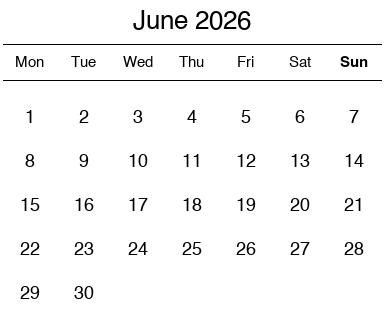
#> input picture server/calendar.png, 384 x 334 px; its folder holds only this picture in this run
$ python prototype_split_preview.py calendar.png 5 5 calendar.png
#> lines starting #> are read from the running program, lines starting #| are printed output that depends on the picture
### lib/thermal_printer/image_processor.py
import logging

from PIL import Image, ImageFilter, ImageEnhance

from lib.thermal_printer.protocol import GRAY_LEVELS

logger = logging.getLogger(__name__)


def dither_gray_pixels(gray_pixels, width, height):
    buf = list(gray_pixels)
    step_in = 256 // GRAY_LEVELS
    step_out = 256 // (GRAY_LEVELS - 1)

    for y in range(height):
        has_below = y < height - 1
        for x in range(width):
            has_left = x > 0
            has_right = x < width - 1
            idx = y * width + x
            old_val = buf[idx]
            new_val = (old_val // step_in) * step_out
            buf[idx] = new_val
            error = old_val - new_val
            if has_right:
                buf[idx + 1] += (error * 7) // 16
            if has_left and has_below:
                buf[(y + 1) * width + (x - 1)] += (error * 3) // 16
            if has_below:
                buf[(y + 1) * width + x] += (error * 5) // 16
            if has_right and has_below:
                buf[(y + 1) * width + (x + 1)] += error // 16

    return buf


def gray_to_nibbles(gray_pixels, width, height):
    step_in = 256 // GRAY_LEVELS
    half_width = width // 2

    padding_rows = 16
    total_bytes = (height + padding_rows) * half_width
    if total_bytes % 4 != 0:
        total_bytes += total_bytes % 4
    result = bytearray(total_bytes)

    out_idx = padding_rows * half_width
    nibble_buf = []
    for val in gray_pixels:
        level_idx = val // step_in
        if level_idx >= GRAY_LEVELS:
            level_idx = GRAY_LEVELS - 1
        nibble = GRAY_LEVELS - 1 - level_idx
        nibble = max(0, min(15, nibble))
        nibble_buf.append(nibble)
        if len(nibble_buf) == 2:
            if out_idx < len(result):
                result[out_idx] = (nibble_buf[1] << 4) | nibble_buf[0]
                out_idx += 1
            nibble_buf = []

    return bytes(result)


def process_image(
    image_path,
    printer_width,
    contrast,
    gamma,
    rotate=0,
    threshold_scale=0.46,
    sharpness=1.1,
    low_threshold=0.2,
    high_threshold=0.2,
    low_value=110,
    high_value=150,
    gray_scale=1.0,
):
    img = Image.open(image_path)

    if img.mode == "RGBA":
        background = Image.new("RGB", img.size, (255, 255, 255))
        background.paste(img, mask=img.split()[3])
        img = background
    elif img.mode != "RGB":
        img = img.convert("RGB")

    if rotate != 0:
        img = img.rotate(rotate, expand=True)

    orig_width, orig_height = img.size
    new_height = int(orig_height * (printer_width / orig_width))
    img = img.resize((printer_width, new_height), Image.LANCZOS)

    if sharpness > 0:
        img = img.filter(
            ImageFilter.UnsharpMask(radius=2, percent=int(sharpness * 100), threshold=0)
        )

    gray = img.convert("L")
    pixels = list(gray.getdata())

    width, height = gray.size
    total = len(pixels)

    histogram = [0] * 256
    for p in pixels:
        histogram[p] += 1

    low_cumulative_target = int(total * low_threshold)
    high_cumulative_target = int(total * high_threshold)

    cumulative = 0
    low_percentile = 0
    for i in range(256):
        cumulative += histogram[i]
        if cumulative > low_cumulative_target:
            low_percentile = i
            break

    cumulative = 0
    high_percentile = 255
    for i in range(255, -1, -1):
        cumulative += histogram[i]
        if cumulative > high_cumulative_target:
            high_percentile = i
            break

    if low_percentile > low_value:
        low_percentile = low_value
    if high_percentile < high_value:
        high_percentile = high_value

    scale = threshold_scale
    low_mapped = low_percentile * scale
    high_mapped = high_percentile + (255 - high_percentile) * (1.0 - scale)
    mid_range = high_mapped - low_mapped
    mid_denom = (
        high_percentile - low_percentile if high_percentile != low_percentile else 1
    )

    for i in range(total):
        p = pixels[i]
        if p <= low_percentile:
            out = p * scale
        elif p >= high_percentile:
            out = p + (255 - p) * (1.0 - scale)
        else:
            ratio = (p - low_percentile) / mid_denom
            out = ratio * mid_range + low_mapped
        out = int(out * gray_scale)
        pixels[i] = max(0, min(255, out))

    if contrast != 1.0:
        pixels = [max(0, min(255, int((p - 128) * contrast + 128))) for p in pixels]
    if gamma != 1.0:
        inv_gamma = 1.0 / gamma
        pixels = [min(255, int(255.0 * ((p / 255.0) ** inv_gamma))) for p in pixels]

    pixels = [255 if p > 250 else (0 if p < 5 else p) for p in pixels]

    dithered = dither_gray_pixels(pixels, width, height)
    nibble_data = gray_to_nibbles(dithered, width, height)

    logger.info(
        "Image processed: %dx%d, low=%d high=%d, nibble data: %d bytes",
        width, height, low_percentile, high_percentile, len(nibble_data),
    )
    return nibble_data, width, height, dithered

### lib/thermal_printer/simulator.py
import logging
from io import BytesIO

from PIL import Image

from lib.thermal_printer.protocol import GRAY_LEVELS

logger = logging.getLogger(__name__)


def simulate_print(dithered_pixels, width, height, output):
    step_in = 256 // GRAY_LEVELS
    thermal_gamma = 1.6
    preview = Image.new("L", (width, height))
    out_pixels = []
    for val in dithered_pixels:
        level_idx = val // step_in
        if level_idx >= GRAY_LEVELS:
            level_idx = GRAY_LEVELS - 1
        nibble = GRAY_LEVELS - 1 - level_idx
        nibble = max(0, min(15, nibble))
        gray_out = 255 - (nibble * 255 // 15)
        gray_out = int(255 * ((gray_out / 255.0) ** thermal_gamma))
        out_pixels.append(gray_out)
    preview.putdata(out_pixels)
    preview.save(output, format="PNG")
    if isinstance(output, BytesIO):
        output.seek(0)
    else:
        logger.info("Preview saved: %s", output)

### server/prototype_split_preview.py
"""Preview an image processed for thermal printing, overlaid with split grid lines.

Usage:
    python prototype_split_preview.py <image_path> <cols> <rows> [output_prefix]

Example:
    python prototype_split_preview.py photo.jpg 2 3

    Processes the image through the full thermal-printer pipeline and produces:
    - ``split_preview.png`` — dithered image with red dashed split-grid overlay
    - ``split_preview_to_be_printed.png`` — cells stacked vertically in reading
      order (left→right, top→bottom) as a long receipt strip, with white dashed
      separators between each chunk
    - Individual cell images (``split_preview_r0_c0.png``, etc.)
"""

import os
import sys
from io import BytesIO

from PIL import Image, ImageDraw

from lib.thermal_printer.image_processor import process_image
from lib.thermal_printer.simulator import simulate_print

PRINTER_WIDTH = 384
DASH_GAP = 8
DASH_LENGTH = 8


def _draw_split_lines(img: Image.Image, cols: int, rows: int) -> Image.Image:
    """Draw dashed red split-grid lines on a copy of the image."""
    annotated = img.convert("RGB")
    draw = ImageDraw.Draw(annotated)
    w, h = annotated.size

    cell_w = w // cols
    cell_h = h // rows

    for i in range(1, cols):
        x = i * cell_w
        for y in range(0, h, 12):
            draw.line([(x, y), (x, y + 6)], fill=(255, 0, 0), width=1)

    for j in range(1, rows):
        y = j * cell_h
        for x in range(0, w, 12):
            draw.line([(x, y), (x + 6, y)], fill=(255, 0, 0), width=1)

    return annotated


def _save_cells(img: Image.Image, cols: int, rows: int, prefix: str) -> None:
    """Extract each grid cell and save as a separate PNG."""
    w, h = img.size
    cell_w = w // cols
    cell_h = h // rows

    for r in range(rows):
        for c in range(cols):
            left = c * cell_w
            top = r * cell_h
            right = left + cell_w
            bottom = top + cell_h
            cell = img.crop((left, top, right, bottom))
            cell.save(f"{prefix}_r{r}_c{c}.png", format="PNG")


def _build_print_strip(img: Image.Image, cols: int, rows: int, output: str) -> None:
    """Stack cells vertically in reading order with white dashed separators."""
    w, h = img.size
    cell_w = w // cols
    cell_h = h // rows

    total = cols * rows
    canvas_h = total * cell_h

    canvas = Image.new("L", (PRINTER_WIDTH, canvas_h), 255)
    draw = ImageDraw.Draw(canvas)

    for idx in range(total):
        r = idx // cols
        c = idx % cols

        left = c * cell_w
        top = r * cell_h
        cell = img.crop((left, top, left + cell_w, top + cell_h))

        y_offset = idx * cell_h
        canvas.paste(cell, (0, y_offset))

    for idx in range(total - 1):
        sep_y = (idx + 1) * cell_h
        for x in range(0, PRINTER_WIDTH, DASH_GAP * 2):
            draw.line(
                [(x, sep_y), (x + DASH_LENGTH, sep_y)],
                fill=255,
                width=1,
            )

    canvas.save(output, format="PNG")
    print(f"\nTo-be-printed strip saved to: {output} ({PRINTER_WIDTH}×{canvas_h})")


def main() -> None:
    if len(sys.argv) < 4:
        print(
            "Usage: python prototype_split_preview.py <image_path> <cols> <rows> [output_prefix]",
            file=sys.stderr,
        )
        sys.exit(1)

    image_path = sys.argv[1]
    cols = int(sys.argv[2])
    rows = int(sys.argv[3])
    prefix = sys.argv[4] if len(sys.argv) > 4 else "split_preview"

    if not os.path.exists(image_path):
        print(f"File not found: {image_path}", file=sys.stderr)
        sys.exit(1)
    if cols < 1 or rows < 1:
        print("cols and rows must be >= 1", file=sys.stderr)
        sys.exit(1)

    full_width = cols * PRINTER_WIDTH

    print(f"Processing {os.path.basename(image_path)} → {cols}×{rows} grid ({full_width}px wide)...")

    # ---- full pipeline (split) ----
    nb_split, w_split, h_split, dithered = process_image(
        image_path,
        printer_width=full_width,
        contrast=1.0,
        gamma=1.0,
    )
#> in process_image, img is the input picture: PIL image 384x334 L; min 0, max 255, mean 247
#> in process_image, `img = img.resize((printer_width, new_height), Image.LANCZOS)`:
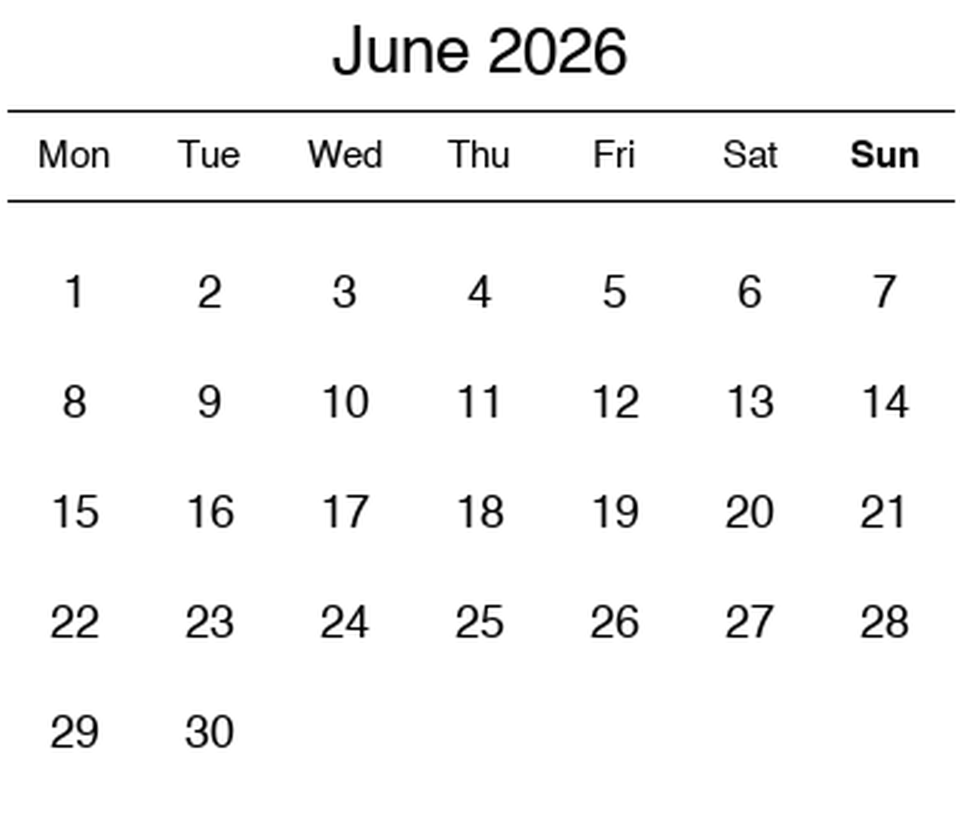
#> img: PIL image 1920x1670 RGB (shown at 1/2 size); min 0, max 255, mean 246.5
#> in process_image, `pixels = list(gray.getdata())`: pixels = 3206400 items
#> in process_image, `total = len(pixels)`: total = 3206400
#> after the loop in process_image, `for p in pixels:`: histogram = 256 values, max 2956303 at index 255, min 237 at index 98, mean 12525
#> in process_image, `low_cumulative_target = int(total * low_threshold)`: low_cumulative_target = 641280
#> the loop in process_image, `for i in range(256):` made 256 passes
#> cumulative on passes 1 to 3: 48647, 49077, 49493
#> after the loop in process_image, `for i in range(256):`: cumulative = 3206400
#> the loop in process_image, `for i in range(255, -1, -1):` made 1 pass
#> cumulative on pass 1: 2956303
#> after the loop in process_image, `for i in range(255, -1, -1):`: cumulative = 2956303
#> in dither_gray_pixels, `buf = list(gray_pixels)`: buf = 3206400 items

    # ---- full pipeline (unsplit / single-strip) ----
    _, w_single, h_single, _ = process_image(
        image_path,
        printer_width=PRINTER_WIDTH,
        contrast=1.0,
        gamma=1.0,
    )

    # ---- preview image ----
    buf = BytesIO()
    simulate_print(dithered, w_split, h_split, buf)
#> in simulate_print, `preview = Image.new("L", (width, height))`: preview: PIL image 1920x1670 L; every value is 0
    preview = Image.open(buf)

    # ---- overlay split lines ----
    annotated = _draw_split_lines(preview, cols, rows)
    preview_path = f"{prefix}.png"
    annotated.save(preview_path, format="PNG")
    print(f"\nAnnotated preview saved to: {preview_path} ({w_split}×{h_split})")
#| Annotated preview saved to: calendar.png.png (1920×1670)

    # ---- scale comparison ----
    print(f"\n{'Scale comparison':─^45}")
    print(f"  Unsplitted (1×1)  →  {w_single:>5d} × {h_single:<5d} px  (1 strip)")
#|   Unsplitted (1×1)  →    384 × 334   px  (1 strip)
    print(f"  Splitted  ({cols}×{rows})  →  {w_split:>5d} × {h_split:<5d} px  ({cols * rows} strips)")
#|   Splitted  (5×5)  →   1920 × 1670  px  (25 strips)
    print(f"  Width  scale factor:  ×{w_split / w_single:.1f}")
#|   Width  scale factor:  ×5.0
    print(f"  Height scale factor:  ×{h_split / h_single:.1f}")
#|   Height scale factor:  ×5.0
    print(f"  Image area ratio:     ×{cols * rows}")

    # ---- individual cells ----
    print(f"\n{'Cell slices'} {'─'*32}")
    print(f"  Each cell: {w_split // cols} × {h_split // rows} px")
#|   Each cell: 384 × 334 px
    _save_cells(preview, cols, rows, prefix)
#> the loop in _save_cells, `for r in range(rows):` made 5 passes
#> pass 1, in _save_cells, `cell.save(f"{prefix}_r{r}_c{c}.png", format="PNG")`:
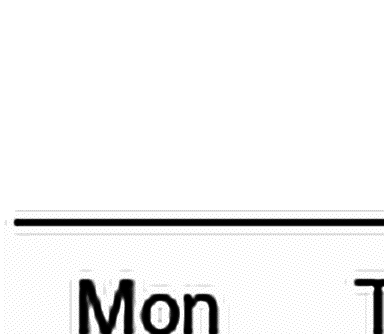
#> saved as calendar.png_r0_c0.png: PIL image 384x334 L; min 0, max 255, mean 240.4
#> pass 1, in _save_cells, `cell.save(f"{prefix}_r{r}_c{c}.png", format="PNG")`:
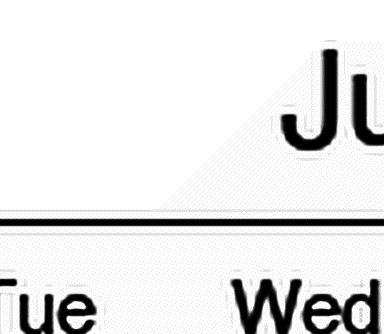
#> saved as calendar.png_r0_c1.png: PIL image 384x334 L; min 0, max 255, mean 230.1
#> pass 1, in _save_cells, `cell.save(f"{prefix}_r{r}_c{c}.png", format="PNG")`:
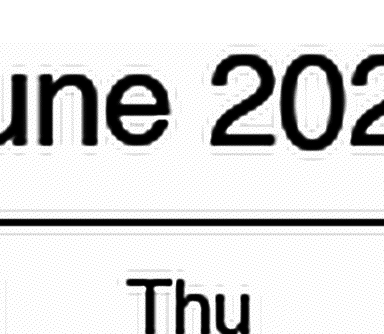
#> saved as calendar.png_r0_c2.png: PIL image 384x334 L; min 0, max 255, mean 215.6
#> pass 1, in _save_cells, `cell.save(f"{prefix}_r{r}_c{c}.png", format="PNG")`:
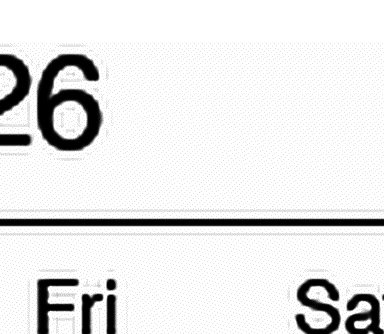
#> saved as calendar.png_r0_c3.png: PIL image 384x334 L; min 0, max 255, mean 229.9
#> after the loop in _save_cells, `for r in range(rows):`:
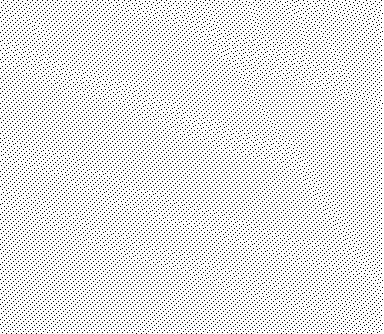
#> cell: PIL image 384x334 L; values 228 (black) and 255 (white), 90.1% white; black in thin lines or dots

    # ---- to-be-printed long strip ----
    _build_print_strip(preview, cols, rows, f"{prefix}_to_be_printed.png")
#> in _build_print_strip, `canvas = Image.new("L", (PRINTER_WIDTH, canvas_h), 255)`: canvas: PIL image 384x8350 L; every value is 255
#> after the loop in _build_print_strip, `for idx in range(total):`:
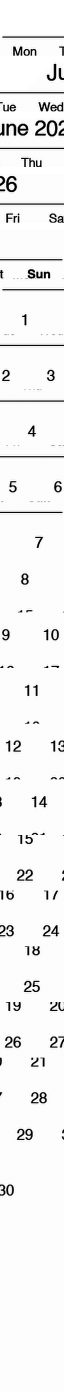
#> canvas: PIL image 384x8350 L (shown at 1/6 size); min 0, max 255, mean 241.8
#| To-be-printed strip saved to: calendar.png_to_be_printed.png (384×8350)


if __name__ == "__main__":
    main()
